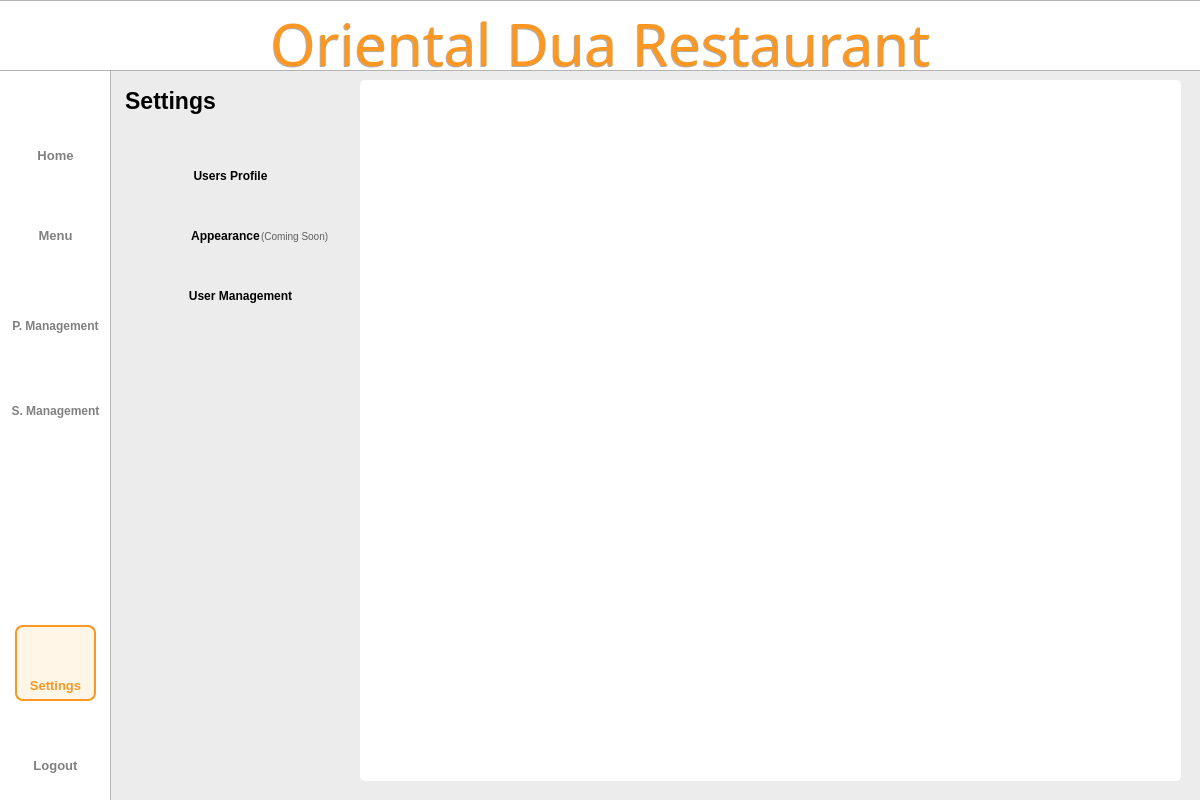
<?xml version="1.0" encoding="UTF-8"?>
<ui version="4.0">
 <class>Dialog</class>
 <widget class="QDialog" name="Dialog">
  <property name="geometry">
   <rect>
    <x>0</x>
    <y>0</y>
    <width>1200</width>
    <height>800</height>
   </rect>
  </property>
  <property name="windowTitle">
   <string>Dialog</string>
  </property>
  <widget class="QWidget" name="bgwidget" native="true">
   <property name="geometry">
    <rect>
     <x>0</x>
     <y>0</y>
     <width>1200</width>
     <height>800</height>
    </rect>
   </property>
   <property name="layoutDirection">
    <enum>Qt::LeftToRight</enum>
   </property>
   <property name="styleSheet">
    <string notr="true">QWidget#bgwidget{background-color: rgb(236, 236, 236);}

</string>
   </property>
   <widget class="QLabel" name="sidebar">
    <property name="geometry">
     <rect>
      <x>-10</x>
      <y>-10</y>
      <width>121</width>
      <height>891</height>
     </rect>
    </property>
    <property name="styleSheet">
     <string notr="true">background-color: rgb(255, 255, 255);
border: 1px solid rgba(0, 0, 0, 0.3);  </string>
    </property>
    <property name="text">
     <string/>
    </property>
   </widget>
   <widget class="QLabel" name="titlebar">
    <property name="geometry">
     <rect>
      <x>-2</x>
      <y>0</y>
      <width>1204</width>
      <height>71</height>
     </rect>
    </property>
    <property name="styleSheet">
     <string notr="true">background-color: rgb(255, 255, 255);
border: 1px solid rgba(0, 0, 0, 0.3);  </string>
    </property>
    <property name="text">
     <string/>
    </property>
   </widget>
   <widget class="QLabel" name="whitebg">
    <property name="geometry">
     <rect>
      <x>360</x>
      <y>80</y>
      <width>821</width>
      <height>701</height>
     </rect>
    </property>
    <property name="styleSheet">
     <string notr="true">background-color: rgb(255, 255, 255);
border-radius: 5px;  </string>
    </property>
    <property name="text">
     <string/>
    </property>
   </widget>
   <widget class="QLabel" name="title">
    <property name="geometry">
     <rect>
      <x>0</x>
      <y>10</y>
      <width>1201</width>
      <height>71</height>
     </rect>
    </property>
    <property name="styleSheet">
     <string notr="true">QLabel#title{
	color: #FB9722;
    font-family: Sacramento;
    font-size: 58px;
    font-weight: 400;
    padding-bottom: 5px;
    text-align: center;
}</string>
    </property>
    <property name="text">
     <string>Oriental Dua Restaurant</string>
    </property>
    <property name="alignment">
     <set>Qt::AlignCenter</set>
    </property>
    <property name="wordWrap">
     <bool>true</bool>
    </property>
   </widget>
   <widget class="QLabel" name="settings">
    <property name="geometry">
     <rect>
      <x>110</x>
      <y>80</y>
      <width>121</width>
      <height>41</height>
     </rect>
    </property>
    <property name="styleSheet">
     <string notr="true">QLabel#settings{
    color: #000000;
    font-family: 'Roboto';
    font-size: 23px;
    font-weight: 500;
}</string>
    </property>
    <property name="text">
     <string>Settings</string>
    </property>
    <property name="alignment">
     <set>Qt::AlignCenter</set>
    </property>
   </widget>
   <widget class="QLabel" name="userprofIcon">
    <property name="geometry">
     <rect>
      <x>140</x>
      <y>160</y>
      <width>35</width>
      <height>35</height>
     </rect>
    </property>
    <property name="styleSheet">
     <string notr="true"/>
    </property>
    <property name="text">
     <string/>
    </property>
    <property name="pixmap">
     <pixmap resource="../resource.qrc">:/icon/icons/user.png</pixmap>
    </property>
    <property name="scaledContents">
     <bool>true</bool>
    </property>
    <property name="alignment">
     <set>Qt::AlignCenter</set>
    </property>
   </widget>
   <widget class="QLabel" name="appearanceIcon">
    <property name="geometry">
     <rect>
      <x>140</x>
      <y>220</y>
      <width>35</width>
      <height>35</height>
     </rect>
    </property>
    <property name="styleSheet">
     <string notr="true"/>
    </property>
    <property name="text">
     <string/>
    </property>
    <property name="pixmap">
     <pixmap resource="../resource.qrc">:/icon/icons/appearance.png</pixmap>
    </property>
    <property name="scaledContents">
     <bool>true</bool>
    </property>
    <property name="alignment">
     <set>Qt::AlignCenter</set>
    </property>
   </widget>
   <widget class="QLabel" name="usersIcon">
    <property name="geometry">
     <rect>
      <x>140</x>
      <y>280</y>
      <width>35</width>
      <height>35</height>
     </rect>
    </property>
    <property name="styleSheet">
     <string notr="true"/>
    </property>
    <property name="text">
     <string/>
    </property>
    <property name="pixmap">
     <pixmap resource="../resource.qrc">:/icon/icons/users.png</pixmap>
    </property>
    <property name="scaledContents">
     <bool>true</bool>
    </property>
    <property name="alignment">
     <set>Qt::AlignCenter</set>
    </property>
   </widget>
   <widget class="QLabel" name="p_mIcon">
    <property name="geometry">
     <rect>
      <x>37</x>
      <y>270</y>
      <width>40</width>
      <height>40</height>
     </rect>
    </property>
    <property name="minimumSize">
     <size>
      <width>40</width>
      <height>40</height>
     </size>
    </property>
    <property name="maximumSize">
     <size>
      <width>40</width>
      <height>40</height>
     </size>
    </property>
    <property name="styleSheet">
     <string notr="true">QLabel#Pmanagementbtn{
    color: rgba(0,0,0, 0.5);
    font-family: 'Roboto';
    font-size: 11px;
    font-weight: 300;
}</string>
    </property>
    <property name="text">
     <string/>
    </property>
    <property name="pixmap">
     <pixmap resource="../resource.qrc">:/icon/icons/productm.png</pixmap>
    </property>
    <property name="scaledContents">
     <bool>true</bool>
    </property>
    <property name="alignment">
     <set>Qt::AlignCenter</set>
    </property>
   </widget>
   <widget class="QPushButton" name="logoutbtn">
    <property name="geometry">
     <rect>
      <x>15</x>
      <y>750</y>
      <width>81</width>
      <height>31</height>
     </rect>
    </property>
    <property name="styleSheet">
     <string notr="true">QPushButton{
    color: rgba(0,0,0, 0.5);
    font-family: 'Inter';
    font-size: 13px;
    font-weight: 500;
	border:none;
}

QPushButton:hover{
color: #FB9722;
border: 2px solid #FB9722;
border-radius: 8px;
background-color: rgba(255, 167, 25, 0.1);
}
</string>
    </property>
    <property name="text">
     <string>Logout</string>
    </property>
   </widget>
   <widget class="QPushButton" name="settingsbtn">
    <property name="geometry">
     <rect>
      <x>15</x>
      <y>670</y>
      <width>81</width>
      <height>31</height>
     </rect>
    </property>
    <property name="styleSheet">
     <string notr="true">QPushButton{
    color: #FB9722;;
    font-family: 'Inter';
    font-size: 13px;
    font-weight: 500;
	border:none;
}
</string>
    </property>
    <property name="text">
     <string>Settings</string>
    </property>
   </widget>
   <widget class="QPushButton" name="p_managementbtn">
    <property name="geometry">
     <rect>
      <x>5</x>
      <y>310</y>
      <width>101</width>
      <height>31</height>
     </rect>
    </property>
    <property name="styleSheet">
     <string notr="true">QPushButton{
    color: rgba(0,0,0, 0.5);
    font-family: 'Inter';
    font-size: 12px;
    font-weight: 500;
	border:none;
}

QPushButton:hover{
color: #FB9722;
border: 2px solid #FB9722;
border-radius: 8px;
background-color: rgba(255, 167, 25, 0.1);
}</string>
    </property>
    <property name="text">
     <string>P. Management</string>
    </property>
   </widget>
   <widget class="QPushButton" name="homebtn">
    <property name="geometry">
     <rect>
      <x>15</x>
      <y>140</y>
      <width>81</width>
      <height>31</height>
     </rect>
    </property>
    <property name="styleSheet">
     <string notr="true">QPushButton{
    color: rgba(0,0,0, 0.5);
    font-family: 'Inter';
    font-size: 13px;
    font-weight: 500;
	border:none;
}

QPushButton:hover{
color: #FB9722;
border: 2px solid #FB9722;
border-radius: 8px;
background-color: rgba(255, 167, 25, 0.1);
}</string>
    </property>
    <property name="text">
     <string>Home</string>
    </property>
   </widget>
   <widget class="QPushButton" name="menubtn">
    <property name="geometry">
     <rect>
      <x>15</x>
      <y>220</y>
      <width>81</width>
      <height>31</height>
     </rect>
    </property>
    <property name="styleSheet">
     <string notr="true">QPushButton{
    color: rgba(0,0,0, 0.5);
    font-family: 'Inter';
    font-size: 13px;
    font-weight: 500;
	border:none;
}

QPushButton:hover{
color: #FB9722;
border: 2px solid #FB9722;
border-radius: 8px;
background-color: rgba(255, 167, 25, 0.1);
}</string>
    </property>
    <property name="text">
     <string>Menu</string>
    </property>
   </widget>
   <widget class="QLabel" name="menuIcon">
    <property name="geometry">
     <rect>
      <x>40</x>
      <y>190</y>
      <width>30</width>
      <height>30</height>
     </rect>
    </property>
    <property name="minimumSize">
     <size>
      <width>30</width>
      <height>30</height>
     </size>
    </property>
    <property name="maximumSize">
     <size>
      <width>35</width>
      <height>35</height>
     </size>
    </property>
    <property name="styleSheet">
     <string notr="true">QLabel#Pmanagementbtn{
    color: rgba(0,0,0, 0.5);
    font-family: 'Roboto';
    font-size: 11px;
    font-weight: 300;
}</string>
    </property>
    <property name="text">
     <string/>
    </property>
    <property name="pixmap">
     <pixmap resource="../resource.qrc">:/icon/icons/menu.png</pixmap>
    </property>
    <property name="scaledContents">
     <bool>true</bool>
    </property>
    <property name="alignment">
     <set>Qt::AlignCenter</set>
    </property>
   </widget>
   <widget class="QLabel" name="homeIcon">
    <property name="geometry">
     <rect>
      <x>40</x>
      <y>110</y>
      <width>30</width>
      <height>30</height>
     </rect>
    </property>
    <property name="minimumSize">
     <size>
      <width>30</width>
      <height>30</height>
     </size>
    </property>
    <property name="maximumSize">
     <size>
      <width>35</width>
      <height>35</height>
     </size>
    </property>
    <property name="styleSheet">
     <string notr="true">QLabel#Pmanagementbtn{
    color: rgba(0,0,0, 0.5);
    font-family: 'Roboto';
    font-size: 11px;
    font-weight: 300;
}</string>
    </property>
    <property name="text">
     <string/>
    </property>
    <property name="pixmap">
     <pixmap resource="../resource.qrc">:/icon/icons/home.png</pixmap>
    </property>
    <property name="scaledContents">
     <bool>true</bool>
    </property>
    <property name="alignment">
     <set>Qt::AlignCenter</set>
    </property>
   </widget>
   <widget class="QLabel" name="reportIcon">
    <property name="geometry">
     <rect>
      <x>39</x>
      <y>360</y>
      <width>35</width>
      <height>35</height>
     </rect>
    </property>
    <property name="minimumSize">
     <size>
      <width>35</width>
      <height>35</height>
     </size>
    </property>
    <property name="maximumSize">
     <size>
      <width>35</width>
      <height>35</height>
     </size>
    </property>
    <property name="styleSheet">
     <string notr="true">QLabel#Pmanagementbtn{
    color: rgba(0,0,0, 0.5);
    font-family: 'Roboto';
    font-size: 11px;
    font-weight: 300;
}</string>
    </property>
    <property name="text">
     <string/>
    </property>
    <property name="pixmap">
     <pixmap resource="../resource.qrc">:/icon/icons/report.png</pixmap>
    </property>
    <property name="scaledContents">
     <bool>true</bool>
    </property>
    <property name="alignment">
     <set>Qt::AlignCenter</set>
    </property>
   </widget>
   <widget class="QLabel" name="settingIcon">
    <property name="geometry">
     <rect>
      <x>39</x>
      <y>634</y>
      <width>35</width>
      <height>35</height>
     </rect>
    </property>
    <property name="minimumSize">
     <size>
      <width>35</width>
      <height>35</height>
     </size>
    </property>
    <property name="maximumSize">
     <size>
      <width>35</width>
      <height>35</height>
     </size>
    </property>
    <property name="styleSheet">
     <string notr="true">QLabel#Pmanagementbtn{
    color: rgba(0,0,0, 0.5);
    font-family: 'Roboto';
    font-size: 11px;
    font-weight: 300;
}</string>
    </property>
    <property name="text">
     <string/>
    </property>
    <property name="pixmap">
     <pixmap resource="../resource.qrc">:/icon/icons/settings2.png</pixmap>
    </property>
    <property name="scaledContents">
     <bool>true</bool>
    </property>
    <property name="alignment">
     <set>Qt::AlignCenter</set>
    </property>
   </widget>
   <widget class="QLabel" name="logoutIcon">
    <property name="geometry">
     <rect>
      <x>39</x>
      <y>715</y>
      <width>35</width>
      <height>35</height>
     </rect>
    </property>
    <property name="minimumSize">
     <size>
      <width>35</width>
      <height>35</height>
     </size>
    </property>
    <property name="maximumSize">
     <size>
      <width>35</width>
      <height>35</height>
     </size>
    </property>
    <property name="styleSheet">
     <string notr="true">QLabel#Pmanagementbtn{
    color: rgba(0,0,0, 0.5);
    font-family: 'Roboto';
    font-size: 11px;
    font-weight: 300;
}</string>
    </property>
    <property name="text">
     <string/>
    </property>
    <property name="pixmap">
     <pixmap resource="../resource.qrc">:/icon/icons/shutdown.png</pixmap>
    </property>
    <property name="scaledContents">
     <bool>true</bool>
    </property>
    <property name="alignment">
     <set>Qt::AlignCenter</set>
    </property>
   </widget>
   <widget class="QPushButton" name="userprofbtn">
    <property name="geometry">
     <rect>
      <x>180</x>
      <y>160</y>
      <width>101</width>
      <height>31</height>
     </rect>
    </property>
    <property name="styleSheet">
     <string notr="true">QPushButton{
    color: #000000;
    font-family: &quot;Roboto&quot;;
    font-size: 12px;
    font-weight: 500;
	border:none;
}

QPushButton:hover{text-decoration: underline;}</string>
    </property>
    <property name="text">
     <string>Users Profile</string>
    </property>
   </widget>
   <widget class="QPushButton" name="appearancebtn">
    <property name="geometry">
     <rect>
      <x>180</x>
      <y>220</y>
      <width>91</width>
      <height>31</height>
     </rect>
    </property>
    <property name="styleSheet">
     <string notr="true">QPushButton{
    color: #000000;
    font-family: &quot;Roboto&quot;;
    font-size: 12px;
    font-weight: 500;
	border:none;
}

QPushButton:hover{text-decoration: underline;}</string>
    </property>
    <property name="text">
     <string>Appearance</string>
    </property>
   </widget>
   <widget class="QPushButton" name="usersbtn">
    <property name="geometry">
     <rect>
      <x>180</x>
      <y>280</y>
      <width>121</width>
      <height>31</height>
     </rect>
    </property>
    <property name="styleSheet">
     <string notr="true">QPushButton{
    color: #000000;
    font-family: &quot;Roboto&quot;;
    font-size: 12px;
    font-weight: 500;
	border:none;
}

QPushButton:hover{text-decoration: underline;}</string>
    </property>
    <property name="text">
     <string>User Management</string>
    </property>
   </widget>
   <widget class="QPushButton" name="editbtn">
    <property name="geometry">
     <rect>
      <x>1030</x>
      <y>120</y>
      <width>51</width>
      <height>41</height>
     </rect>
    </property>
    <property name="styleSheet">
     <string notr="true">border:none;</string>
    </property>
    <property name="text">
     <string/>
    </property>
    <property name="iconSize">
     <size>
      <width>35</width>
      <height>35</height>
     </size>
    </property>
   </widget>
   <widget class="QLabel" name="label_2">
    <property name="geometry">
     <rect>
      <x>15</x>
      <y>625</y>
      <width>81</width>
      <height>76</height>
     </rect>
    </property>
    <property name="styleSheet">
     <string notr="true">QLabel{
	background-color: rgba(255, 167, 25, 0.1);
	border: 2px solid #FB9722;
	border-radius: 8px;
}</string>
    </property>
    <property name="text">
     <string/>
    </property>
   </widget>
   <widget class="QLabel" name="title_3">
    <property name="geometry">
     <rect>
      <x>-1</x>
      <y>11</y>
      <width>1201</width>
      <height>71</height>
     </rect>
    </property>
    <property name="styleSheet">
     <string notr="true">QLabel{
color: rgba(0, 0, 0, 80);
    font-family: Sacramento;
    font-size: 58px;
    font-weight: 400;
    padding-bottom: 5px;
    text-align: center;
}
</string>
    </property>
    <property name="text">
     <string>Oriental Dua Restaurant</string>
    </property>
    <property name="alignment">
     <set>Qt::AlignCenter</set>
    </property>
    <property name="wordWrap">
     <bool>true</bool>
    </property>
   </widget>
   <widget class="QPushButton" name="reportbtn">
    <property name="geometry">
     <rect>
      <x>5</x>
      <y>395</y>
      <width>101</width>
      <height>31</height>
     </rect>
    </property>
    <property name="styleSheet">
     <string notr="true">QPushButton{
    color: rgba(0,0,0, 0.5);
    font-family: 'Inter';
    font-size: 12px;
    font-weight: 500;
	border:none;
}

QPushButton:hover{
color: #FB9722;
border: 2px solid #FB9722;
border-radius: 8px;
background-color: rgba(255, 167, 25, 0.1);
}</string>
    </property>
    <property name="text">
     <string>S. Management</string>
    </property>
   </widget>
   <widget class="QLabel" name="label_11">
    <property name="geometry">
     <rect>
      <x>261</x>
      <y>230</y>
      <width>81</width>
      <height>16</height>
     </rect>
    </property>
    <property name="styleSheet">
     <string notr="true">QLabel{
   
	color: rgba(0, 0, 0, 0.6);
    font-family: &quot;Roboto&quot;;
    font-size: 10px;
    font-weight: 400;

}</string>
    </property>
    <property name="text">
     <string>(Coming Soon)</string>
    </property>
    <property name="alignment">
     <set>Qt::AlignLeading|Qt::AlignLeft|Qt::AlignTop</set>
    </property>
    <property name="wordWrap">
     <bool>false</bool>
    </property>
   </widget>
   <zorder>sidebar</zorder>
   <zorder>titlebar</zorder>
   <zorder>whitebg</zorder>
   <zorder>settings</zorder>
   <zorder>userprofIcon</zorder>
   <zorder>appearanceIcon</zorder>
   <zorder>usersIcon</zorder>
   <zorder>p_mIcon</zorder>
   <zorder>logoutbtn</zorder>
   <zorder>p_managementbtn</zorder>
   <zorder>homebtn</zorder>
   <zorder>menubtn</zorder>
   <zorder>menuIcon</zorder>
   <zorder>homeIcon</zorder>
   <zorder>reportIcon</zorder>
   <zorder>logoutIcon</zorder>
   <zorder>userprofbtn</zorder>
   <zorder>appearancebtn</zorder>
   <zorder>usersbtn</zorder>
   <zorder>editbtn</zorder>
   <zorder>label_2</zorder>
   <zorder>settingIcon</zorder>
   <zorder>settingsbtn</zorder>
   <zorder>title_3</zorder>
   <zorder>title</zorder>
   <zorder>reportbtn</zorder>
   <zorder>label_11</zorder>
  </widget>
 </widget>
 <resources>
  <include location="../resource.qrc"/>
 </resources>
 <connections/>
</ui>
